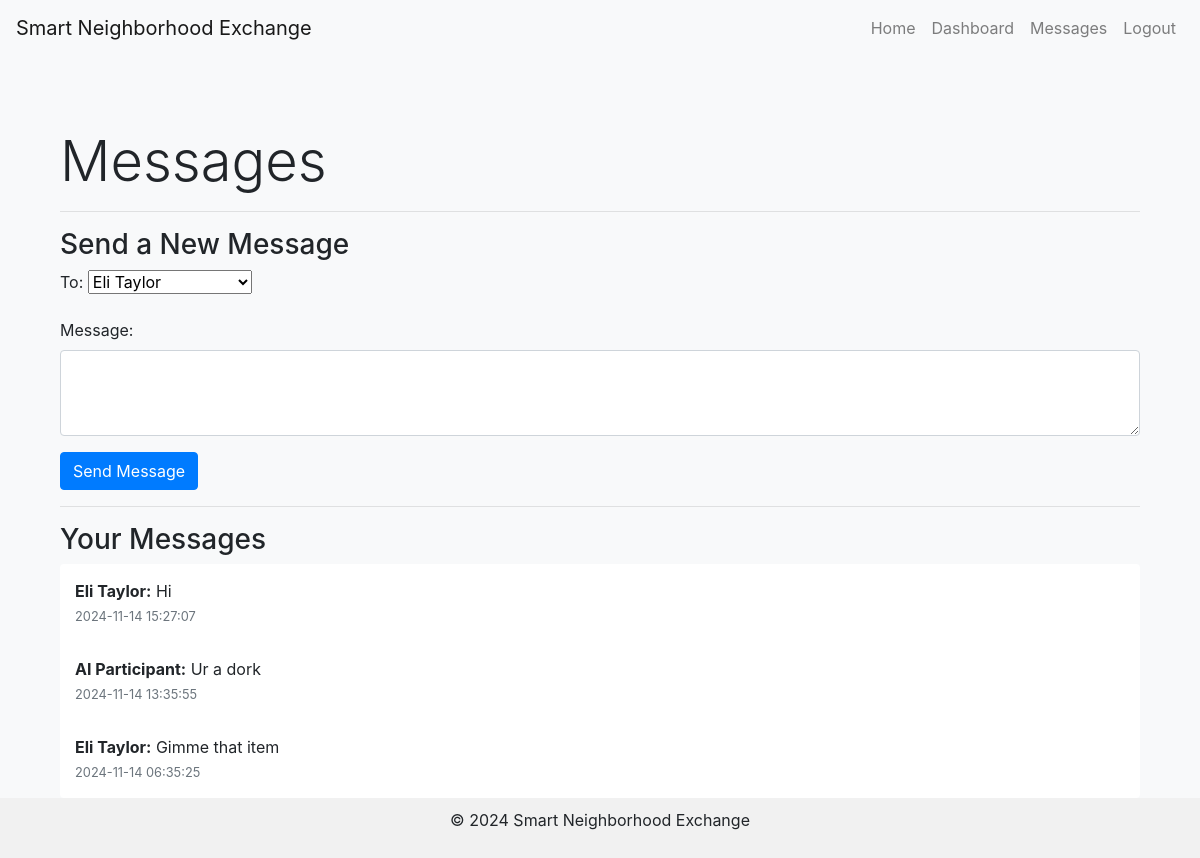
The page /messages (signed in) on the database its author committed.
### tables this page shows
CREATE TABLE messages (
                        message_id INTEGER PRIMARY KEY AUTOINCREMENT,
                        sender_id INTEGER NOT NULL,
                        receiver_id INTEGER NOT NULL,
                        content TEXT NOT NULL,
                        timestamp TEXT NOT NULL,
                        is_read INT DEFAULT 0,
                        FOREIGN KEY (sender_id) REFERENCES users(user_id),
                        FOREIGN KEY (receiver_id) REFERENCES users(user_id)
                      );

CREATE TABLE users (
                        user_id INTEGER PRIMARY KEY AUTOINCREMENT,
                        name TEXT NOT NULL,
                        email TEXT NOT NULL UNIQUE,
                        password TEXT NOT NULL,
                        profile_image TEXT,
                        location TEXT
                      );

### app.py (the view)
@app.route('/messages', methods=['GET', 'POST'])
def messages():
    user_id = session.get('user_id')
    if not user_id:
        return redirect(url_for('login'))
    conn = sqlite3.connect('database.db')
    cursor = conn.cursor()
    cursor.execute("SELECT user_id, name FROM users WHERE user_id != ?", (user_id,))
    users = cursor.fetchall()
    cursor.execute('''SELECT messages.content, messages.timestamp, users.name
                      FROM messages
                      JOIN users ON messages.sender_id = users.user_id
                      WHERE messages.receiver_id = ?
                      ORDER BY messages.timestamp DESC''', (user_id,))
    messages = cursor.fetchall()
    cursor.execute("UPDATE messages SET is_read = 1 WHERE receiver_id = ?", (user_id,))
    conn.commit()
    conn.close()
    return render_template('messages.html', users=users, messages=messages)

### templates/messages.html (shortened to what this page needs)
{% extends "base.html" %}
{% block content %}
<div class="container mt-5">
    <h1 class="display-4">Messages</h1>
    <hr>
    <h3>Send a New Message</h3>
    <form action="{{ url_for('send_message') }}" method="POST">
        <div class="mb-3">
            <label for="recipient" class="form-label">To:</label>
            <select class="form-select" id="recipient" name="recipient_id">
                {% for user in users %}
                    <option value="{{ user[0] }}">{{ user[1] }}</option>
                {% endfor %}
            </select>
        </div>
        <div class="mb-3">
            <label for="message" class="form-label">Message:</label>
            <textarea class="form-control" id="message" name="message" rows="3"></textarea>
        </div>
        <button type="submit" class="btn btn-primary">Send Message</button>
    </form>
    <hr>
    <h3>Your Messages</h3>
    {% if messages %}
        <ul class="list-group">
            {% for message in messages %}
                <li class="list-group-item">
                    <strong>{{ message[2] }}:</strong> {{ message[0] }}
                    <br><small class="text-muted">{{ message[1] }}</small>
                </li>
            {% endfor %}
        </ul>
    {% else %}
        <p class="text-muted">You have no messages.</p>
    {% endif %}
</div>
{% endblock %}

### templates/base.html (style rules this page uses)
body { background-color: #f8f9fa; display: flex; flex-direction: column; min-height: 100vh; }
.container { flex: 1; }
.list-group-item { border: none; padding: 15px; }

### rows shown on the page
messages: name "Eli Taylor", content "Hi", timestamp "2024-11-14 15:27:07"
messages: name "AI Participant", content "Ur a dork", timestamp "2024-11-14 13:35:55"
messages: name "Eli Taylor", content "Gimme that item", timestamp "2024-11-14 06:35:25"

### other values the page prints
form field recipient_id "Eli Taylor"
